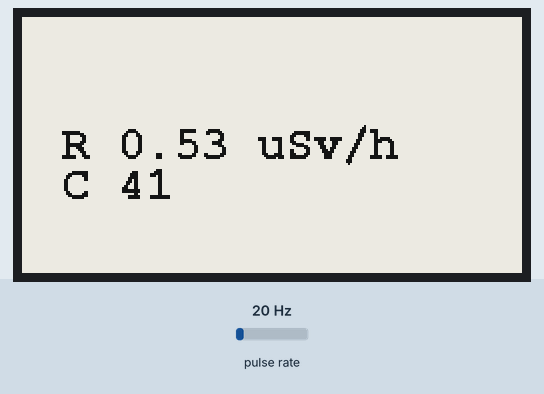
Bench run of a sketch on a simulated ESP32. Shown: 250×128 one-colour display. Wiring (inferred from the names in the program): pulse sensor: data GPIO 33. The inputs (shaded band) are chosen by the test bench; at power-on: pulse rate 20 Hz. What the sketch prints to the serial monitor is not drawn.

Above: at 4.1 s.
At 36.1 s:
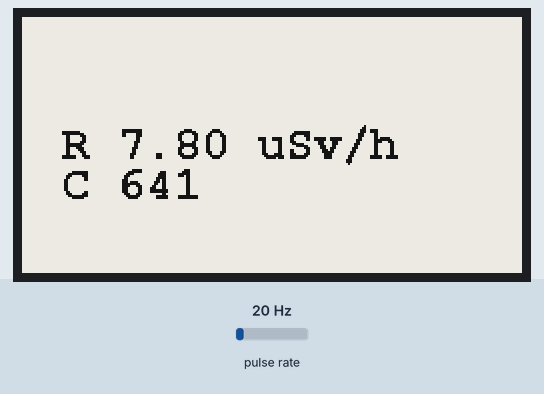
At 100.1 s:
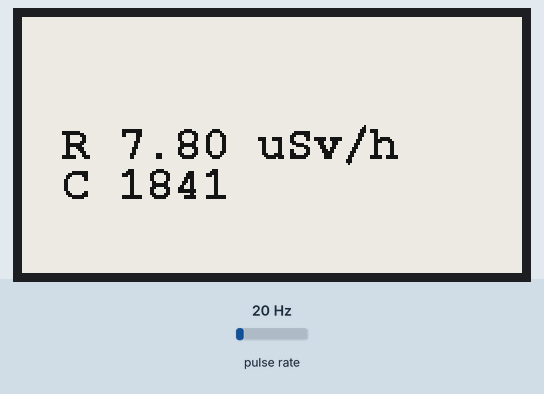

Measured:
- what the display in image 0 shows lasts 32.0 s, from 4.1 s to 36.1 s

The sketch:

Geiger.ino
```cpp
// include library, include base class, make path known
#include <GxEPD.h>
#include "SPI.h"

//  由于屏幕有多个版本，如下载程序后出现花屏请将下面4个头文件都测试一遍！
#include <GxDEPG0213BN/GxDEPG0213BN.h>
//#include <GxGDE0213B1/GxGDE0213B1.h>      // 2.13" b/w
//#include <GxGDEH0213B72/GxGDEH0213B72.h>  // 2.13" b/w new panel
//#include <GxGDEH0213B73/GxGDEH0213B73.h>  // 2.13" b/w newer panel

int bmpWidth = 232, bmpHeight = 52;
//width:150,height:39

// FreeFonts from Adafruit_GFX
#include <Fonts/FreeMonoBold9pt7b.h>
#include <Fonts/FreeMonoBold12pt7b.h>
#include <Fonts/FreeMonoBold18pt7b.h>
#include <Fonts/FreeMonoBold24pt7b.h>


#include <GxIO/GxIO_SPI/GxIO_SPI.h>
#include <GxIO/GxIO.h>

#define SPI_MOSI 23
#define SPI_MISO -1
#define SPI_CLK 18

#define ELINK_SS 5
#define ELINK_BUSY 4
#define ELINK_RESET 16
#define ELINK_DC 17

#define SDCARD_SS 13
#define SDCARD_CLK 14
#define SDCARD_MOSI 15
#define SDCARD_MISO 2

#define BUTTON_PIN 39

#define GEIGER_PIN 33

GxIO_Class io(SPI, /*CS=5*/ ELINK_SS, /*DC=*/ ELINK_DC, /*RST=*/ ELINK_RESET);
GxEPD_Class display(io, /*RST=*/ ELINK_RESET, /*BUSY=*/ ELINK_BUSY);

SPIClass sdSPI(VSPI);


const char *Website = "www.dfrobot.com";
bool sdOK = false;
int startX = 9, startY = 20;
int Count = 0;
int Total = 0;
bool Changed;

void callBack(void)
{
  int level = digitalRead(GEIGER_PIN);
  // Serial.printf("%d\n", level);

  if(level == 0) {
    Count++;
    Changed = true;
  }
}

void setup()
{
  Serial.begin(115200);
  Serial.println();
  Serial.println("setup");

  pinMode(GEIGER_PIN, INPUT);    //GPIO_13,输出模式
  attachInterrupt(GEIGER_PIN, callBack, CHANGE);  //当电平发生变化时，触发中断

  SPI.begin(SPI_CLK, SPI_MISO, SPI_MOSI, ELINK_SS);
  display.init(); // enable diagnostic output on Serial

  display.setRotation(1);
  display.fillScreen(GxEPD_WHITE);
  display.setFont(&FreeMonoBold12pt7b);
  display.update();

  // goto sleep
  // esp_sleep_enable_ext0_wakeup((gpio_num_t)GEIGER_PIN, LOW);

  // esp_deep_sleep_start();
}

void loop()
{
  if(Changed)
  {
    char buf[50];

    Total += Count;

    display.fillScreen(GxEPD_WHITE);
    //display.fillRect(0, 95, 200, 10, GxEPD_WHITE);
    display.setTextColor(GxEPD_BLACK);

    sprintf(buf, "R %.2f uSv/h", Count * 2 / 153.8);
    display.setCursor(20, 70);
    display.println(buf);

    sprintf(buf, "C %d", Total);
    display.setCursor(20, 90);
    display.println(buf);

    //display.updateWindow(0, 61,  250,  61, false);
    display.update();

    Changed = false;
    Count = 0;
  }

  delay(30000);
}
```
